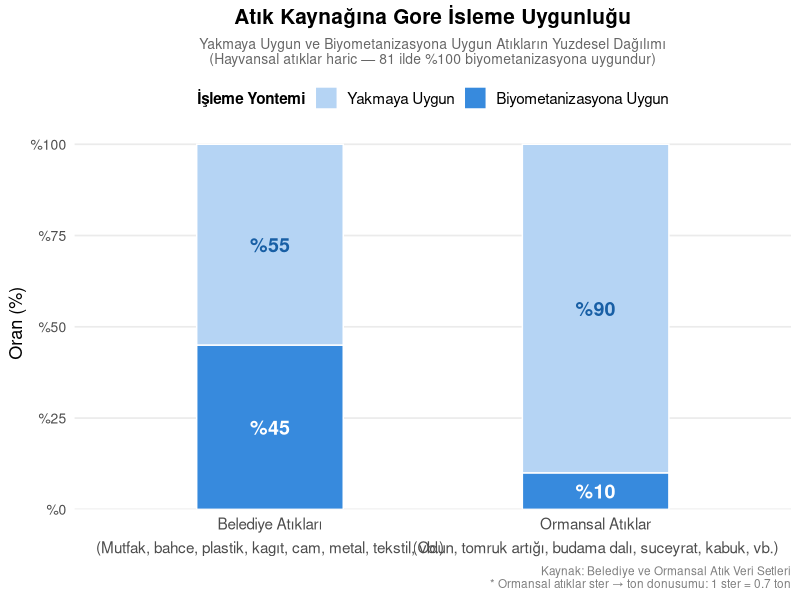
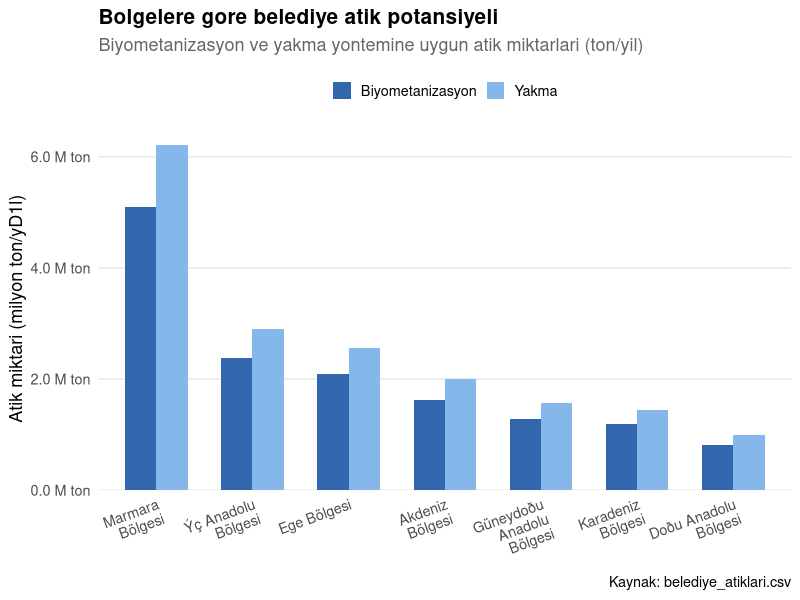
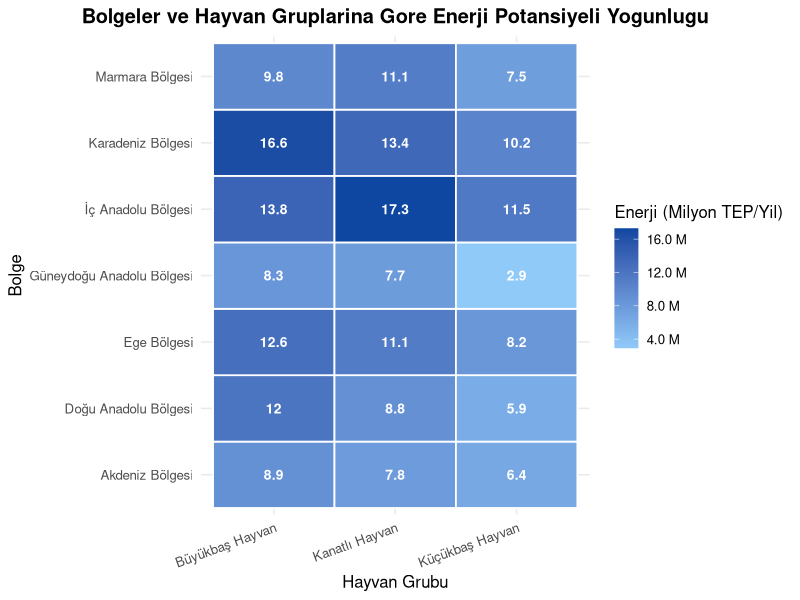
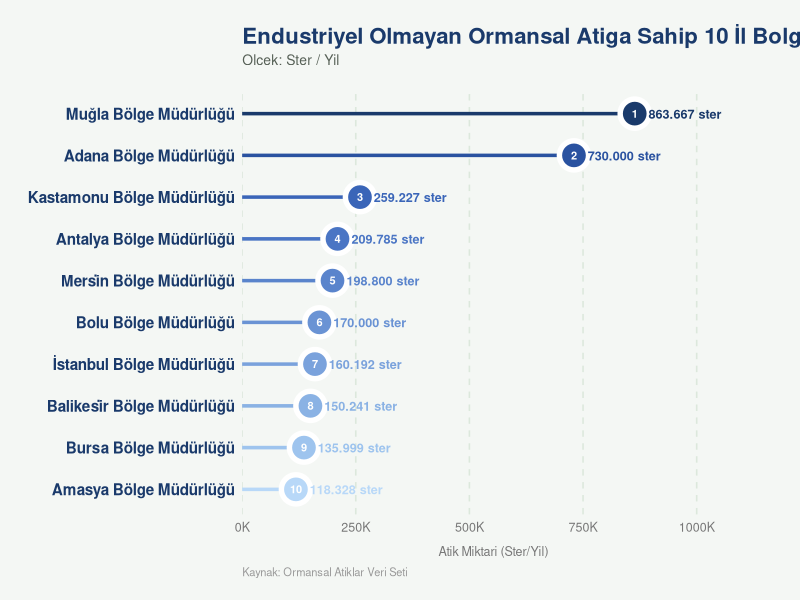
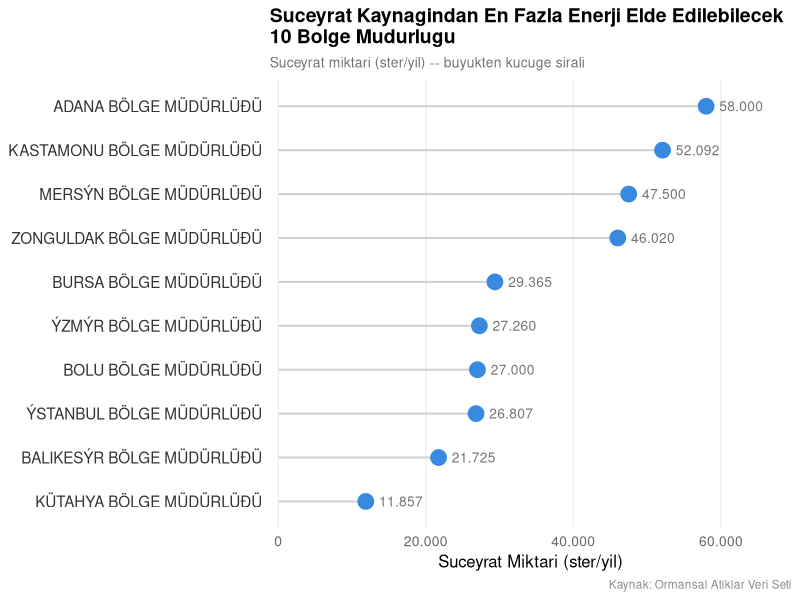
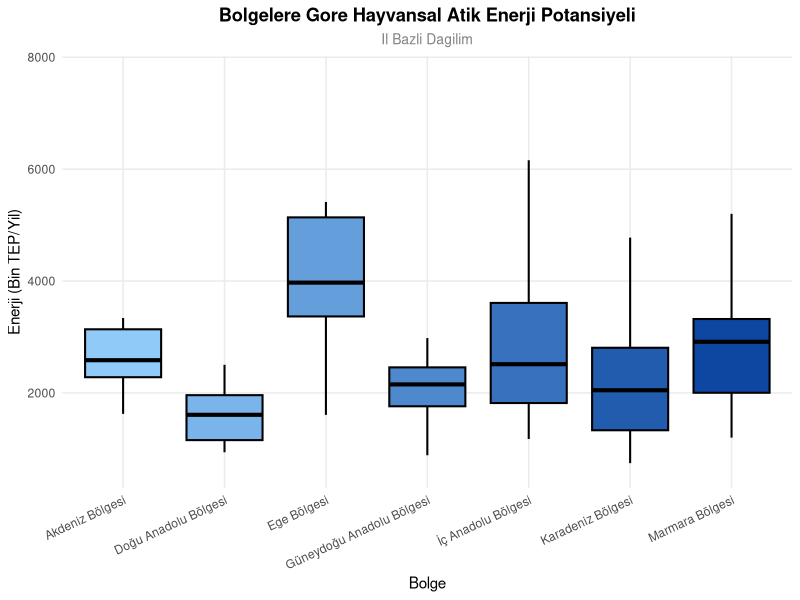
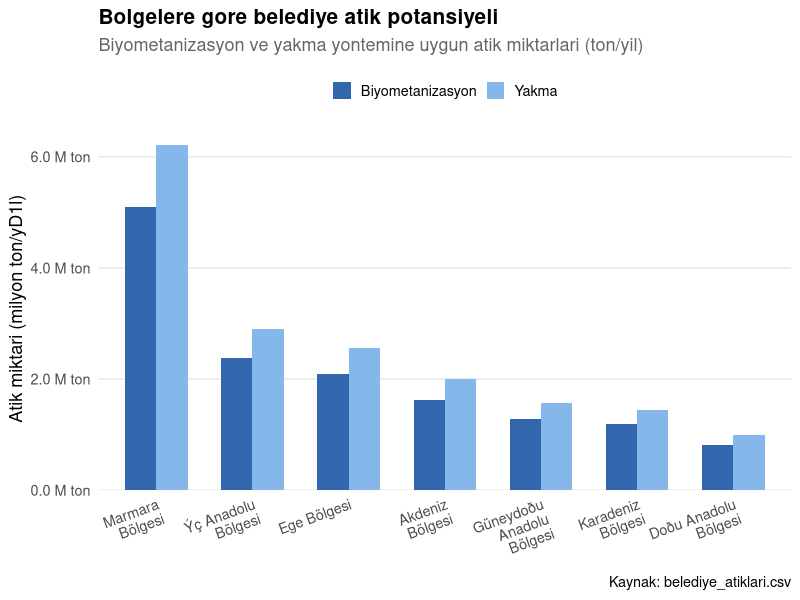

These charts were generated, in order, by the following R code:
#Yıgılmıs Sutun Grafigi
library(tidyverse)
library(ggplot2)
library(scales)
hayvansal <- read.csv2("hayvansal_atiklar.csv",
                       fileEncoding = "Windows-1254",
                       stringsAsFactors = FALSE)

ormansal <- read.csv2("ormansal_atiklar.csv",
                      fileEncoding = "Windows-1254",
                      stringsAsFactors = FALSE)

belediye <- read.csv2("belediye_atiklari.csv",
                      fileEncoding = "Windows-1254",
                      stringsAsFactors = FALSE)

# ------------------------------------------------------------
# 1. VERİ OKUMA
# encoding = "latin1" Türkçe CSV için gerekli
# ------------------------------------------------------------
belediye <- read.csv("belediye_atiklari.csv", sep = ";", encoding = "latin1")
ormansal <- read.csv("ormansal_atiklar.csv",  sep = ";", encoding = "latin1")

# ------------------------------------------------------------
# 2. VERİ TEMİZLEME VE TOPLAM HESAPLAMA
# ------------------------------------------------------------

# -- BELEDİYE --
belediye <- belediye %>%
  mutate(
    biyometan_ton = as.numeric(gsub(",", ".", biyometanizasyona_uygun_belediye_atiklarim_miktari_ton_yil)),
    yakma_ton     = as.numeric(gsub(",", ".", yakmaya_uygun_belediye_atiklari_miktari_ton_yil))
  )

bel_bio <- sum(belediye$biyometan_ton, na.rm = TRUE)
bel_yak <- sum(belediye$yakma_ton,     na.rm = TRUE)

# -- ORMANSAL --
# Endüstriyel olarak değerlendirilmeyenler → yakmaya uygun
# Suçeyrat (ince dal, yaprak vb.)           → biyometanizasyona uygun
# 1 ster ≈ 0.7 ton

STER_TON <- 0.7

ormansal <- ormansal %>%
  rename_with(str_trim) %>%
  mutate(
    endustriyel_ton = as.numeric(gsub(",", ".", endustriyel_olarak_degerlendirilmeyenler_ster_yil_)) * STER_TON,
    suceyrattan_ton = as.numeric(gsub(",", ".", suceyrattan_elde_edilebilecekler_ster_yil))           * STER_TON
  )

orm_bio <- sum(ormansal$suceyrattan_ton,  na.rm = TRUE)
orm_yak <- sum(ormansal$endustriyel_ton,  na.rm = TRUE)

# ------------------------------------------------------------
# 3. YÜZDE HESAPLA VE VERİ ÇERÇEVESİ OLUŞTUR
# ------------------------------------------------------------
ozet <- tibble(
  Kaynak           = c("Belediye Atıkları", "Ormansal Atıklar"),
  Biyometanizasyon = c(bel_bio, orm_bio),
  Yakma            = c(bel_yak, orm_yak)
) %>%
  mutate(
    Toplam  = Biyometanizasyon + Yakma,
    Pct_Bio = round(Biyometanizasyon / Toplam * 100),
    Pct_Yak = round(Yakma            / Toplam * 100)
  )

# Uzun formata çevir
ozet_long <- ozet %>%
  select(Kaynak, `Biyometanizasyona Uygun` = Pct_Bio, `Yakmaya Uygun` = Pct_Yak) %>%
  pivot_longer(
    cols      = c("Biyometanizasyona Uygun", "Yakmaya Uygun"),
    names_to  = "Islem_Turu",
    values_to = "Yuzde"
  ) %>%
  mutate(
    Islem_Turu = factor(Islem_Turu, levels = c("Yakmaya Uygun", "Biyometanizasyona Uygun"))
  )

# ------------------------------------------------------------
# 4. EKSENLERDEKİ ETİKETLER - Parantez İçinde Alt Kategoriler
# ------------------------------------------------------------
# X ekseninde her kaynağın ne tür atıkları kapsadığını belirt
# \n ile alt satıra geçiyoruz, parantez içinde alt kategoriler

eksen_etiketleri <- c(
  "Belediye Atıkları" =
    "Belediye Atıkları\n(Mutfak, bahce, plastik, kagıt, cam, metal, tekstil, vb.)",
  
  "Ormansal Atıklar" =
    "Ormansal Atıklar\n(Odun, tomruk artığı, budama dalı, suceyrat, kabuk, vb.)"
)

ozet_long <- ozet_long %>%
  mutate(
    Kaynak = factor(
      Kaynak,
      levels = c("Belediye Atıkları", "Ormansal Atıklar"),
      labels = eksen_etiketleri
    )
  )

# ------------------------------------------------------------
# 5. YÜZDELİ YIĞILMIş SÜTUN GRAFİK - MAVİ TONLARI
# ------------------------------------------------------------
renk_paleti <- c(
  "Yakmaya Uygun"           = "#B5D4F4",  # açık mavi
  "Biyometanizasyona Uygun" = "#378ADD"   # koyu mavi
)

p <- ggplot(ozet_long, aes(x = Kaynak, y = Yuzde, fill = Islem_Turu)) +
  geom_bar(
    stat      = "identity",
    position  = "stack",
    width     = 0.45,
    color     = "white",
    linewidth = 0.5
  ) +
  geom_text(
    aes(
      label = paste0("%", Yuzde),
      color = Islem_Turu
    ),
    position = position_stack(vjust = 0.5),
    size     = 5,
    fontface = "bold",
    show.legend = FALSE
  ) +
  scale_color_manual(
    values = c(
      "Biyometanizasyona Uygun" = "white",
      "Yakmaya Uygun"           = "#185FA5"
    )
  ) +
  scale_fill_manual(values = renk_paleti) +
  scale_y_continuous(
    labels = function(x) paste0("%", x),
    breaks = seq(0, 100, 25),
    limits = c(0, 100),
    expand = expansion(mult = c(0, 0.02))
  ) +
  labs(
    title    = "Atık Kaynağına Gore İsleme Uygunluğu",
    subtitle = "Yakmaya Uygun ve Biyometanizasyona Uygun Atıkların Yuzdesel Dağılımı\n(Hayvansal atıklar haric — 81 ilde %100 biyometanizasyona uygundur)",
    x        = NULL,
    y        = "Oran (%)",
    fill     = "İşleme Yontemi",
    caption  = "Kaynak: Belediye ve Ormansal Atık Veri Setleri\n* Ormansal atıklar ster → ton donusumu: 1 ster = 0.7 ton"
  ) +
  theme_minimal(base_size = 13) +
  theme(
    plot.title         = element_text(face = "bold", size = 15, hjust = 0.5),
    plot.subtitle      = element_text(size = 10, hjust = 0.5, color = "gray40"),
    plot.caption       = element_text(size = 8.5, color = "gray50", hjust = 1),
    legend.position    = "top",
    legend.title       = element_text(face = "bold", size = 11),
    legend.text        = element_text(size = 11),
    axis.text.x        = element_text(size = 11, lineheight = 1.3),
    axis.text.y        = element_text(size = 10),
    panel.grid.major.x = element_blank(),
    panel.grid.minor   = element_blank()
  )

print(p)
#Gruplandırılmıs Sutun Grafigi
library(tidyverse)
library(scales)

# CSV'yi oku
df <- read_delim("belediye_atiklari.csv",
                 delim = ";",
                 locale = locale(decimal_mark = ",", encoding = "latin1"))

# SC<tun adlarD1nD1 kD1salt
df <- df %>%
  rename(
    bolge    = bolgeler,
    il       = il,
    ilce     = ilce,
    biyometan = biyometanizasyona_uygun_belediye_atiklarim_miktari_ton_yil,
    yakma     = yakmaya_uygun_belediye_atiklari_miktari_ton_yil,
    bio_enerji   = biyometanizasyona_uygun_belediye_atiklari_enerji_esdegeri_tep_yil,
    yakma_enerji = yakmaya_uygun_belediye_tiklari_enerji_esdegeri_tep_yil
  )

# SayD1sal dC6nC<EC<m ve bC6lge bazD1nda toplam
bolge_df <- df %>%
  mutate(
    biyometan    = as.numeric(biyometan),
    yakma        = as.numeric(yakma)
  ) %>%
  group_by(bolge) %>%
  summarise(
    Biyometanizasyon = sum(biyometan, na.rm = TRUE),
    Yakma            = sum(yakma,     na.rm = TRUE),
    .groups = "drop"
  ) %>%
  pivot_longer(cols = c(Biyometanizasyon, Yakma),
               names_to  = "tur",
               values_to = "miktar")

# BC6lge sD1ralamasD1 (toplama gC6re bC<yC<kten kC<C'C<De)
bolge_sirali <- bolge_df %>%
  group_by(bolge) %>%
  summarise(toplam = sum(miktar)) %>%
  arrange(desc(toplam)) %>%
  pull(bolge)

bolge_df$bolge <- factor(bolge_df$bolge, levels = bolge_sirali)

# Grafik
ggplot(bolge_df, aes(x = bolge, y = miktar / 1e6, fill = tur)) +
  geom_col(position = "dodge", width = 0.65) +
  scale_fill_manual(
    values = c("Biyometanizasyon" = "#3266ad", "Yakma" = "#85B7EB"),
    name   = NULL
  ) +
  scale_y_continuous(
    labels = label_number(suffix = " M ton", accuracy = 0.1),
    expand = expansion(mult = c(0, 0.05))
  ) +
  scale_x_discrete(labels = function(x) str_wrap(x, width = 12)) +
  labs(
    title    = "Bolgelere gore belediye atik potansiyeli",
    subtitle = "Biyometanizasyon ve yakma yontemine uygun atik miktarlari (ton/yil)",
    x        = NULL,
    y        = "Atik miktari (milyon ton/yD1l)",
    caption  = "Kaynak: belediye_atiklari.csv"
  ) +
  theme_minimal(base_size = 13) +
  theme(
    plot.title       = element_text(face = "bold", size = 15),
    plot.subtitle    = element_text(color = "gray40", margin = margin(b = 12)),
    axis.text.x      = element_text(angle = 20, hjust = 1),
    legend.position  = "top",
    legend.key.size  = unit(0.5, "cm"),
    panel.grid.major.x = element_blank(),
    panel.grid.minor   = element_blank()
  )
#Isı Haritasi
library(ggplot2)
library(dplyr)
library(scales)

# --- Veri okuma ---
hayvansal <- read.csv2("hayvansal_atiklar.csv",
                       fileEncoding = "Windows-1254",
                       stringsAsFactors = FALSE)

belediye <- read.csv2("belediye_atiklari.csv",
                      fileEncoding = "Windows-1254",
                      stringsAsFactors = FALSE)

# --- Enerji sC<tununu sayD1ya C'evir ---
hayvansal$enerji <- as.numeric(
  gsub(",", ".", hayvansal$enerji_esdegeri_tep_yil)
)

# --- BoEluklarD1 temizle ---
hayvansal$il <- trimws(hayvansal$il)
belediye$il  <- trimws(belediye$il)

# --- BC6lge eEleEtirmesi ---
il_bolge <- belediye %>%
  select(il, bolgeler) %>%
  distinct()

# --- Join ---
hayvansal_bolge <- hayvansal %>%
  left_join(il_bolge, by = "il")

# --- IsD1 haritasD1 verisi (DiDer ve NA C'D1karD1ldD1) ---
isi_data <- hayvansal_bolge %>%
  filter(
    !is.na(bolgeler),
    !grepl("Di", buyukbas_kucukbas_kanatli_diger)
  ) %>%
  group_by(bolgeler, buyukbas_kucukbas_kanatli_diger) %>%
  summarise(toplam_enerji = sum(enerji, na.rm = TRUE), .groups = "drop")

# --- Kontrol: "DiDer" kaldD1 mD1? ---
print(unique(isi_data$buyukbas_kucukbas_kanatli_diger))
print(nrow(isi_data))

# --- IsD1 haritasD1 ---
ggplot(isi_data,
       aes(x = buyukbas_kucukbas_kanatli_diger,
           y = bolgeler,
           fill = toplam_enerji / 1000000)) +
  geom_tile(color = "white", linewidth = 0.6) +
  geom_text(aes(label = round(toplam_enerji / 1000000, 1)),
            size = 3.5, color = "white", fontface = "bold") +
  scale_fill_gradient(low    = "#90CAF9",
                      high   = "#0D47A1",
                      name   = "Enerji (Milyon TEP/Yil)",
                      labels = label_number(suffix = " M", accuracy = 0.1)) +
  labs(
    title = "Bolgeler ve Hayvan Gruplarina Gore Enerji Potansiyeli Yogunlugu",
    x     = "Hayvan Grubu",
    y     = "Bolge"
  ) +
  theme_minimal(base_size = 12) +
  theme(
    plot.title  = element_text(hjust = 0.5, face = "bold"),
    axis.text.x = element_text(angle = 20, hjust = 1)
  )+
  theme_minimal(base_size = 12) +
  theme(
    plot.title  = element_text(hjust = 0.5, face = "bold"),
    axis.text.x = element_text(angle = 20, hjust = 1)
  )
  #Lolipop Grafigi
library(ggplot2)
library(dplyr)
library(stringr)
library(scales)
ormansal <- read.csv(
  "ormansal_atiklar.csv",
  sep       = ";",
  fileEncoding = "CP1254",   # Türkçe karakter desteği
  stringsAsFactors = FALSE,
  check.names = FALSE
)
names(ormansal)
df <- ormansal %>%
  rename(
    bolge = `bolge_mudurlugu _adi`,
    endustriyel_olmayan = endustriyel_olarak_degerlendirilmeyenler_ster_yil_
  ) %>%
  mutate(
    # "ADANA BOLGE MUDURLUGU" -> "Adana"
    bolge_kisa = str_to_title(
      str_trim(gsub("B.LGE M.D.RL.G.", "", bolge, perl = TRUE))
    ),
    endustriyel_olmayan = as.numeric(
      str_replace_all(as.character(endustriyel_olmayan), ",", ".")
    )
  ) %>%
  arrange(desc(endustriyel_olmayan)) %>%
  slice_head(n = 10) %>%
  mutate(
    bolge_kisa = factor(bolge_kisa, levels = rev(bolge_kisa)),
    rank = row_number()
  )
fmt_tr <- function(x) {
  format(round(x), big.mark = ".", decimal.mark = ",", scientific = FALSE)
}
renk_paleti <- c(
  "#b8d8f8", "#9ec4ee", "#8ab2e4", "#7aa2dc", "#6a93d4",
  "#5a84cc", "#4a75c4", "#3a65b8", "#2a52a0", "#1a3a6b"
)
p <- ggplot(df, aes(x = bolge_kisa, y = endustriyel_olmayan)) +
  
  # Çubuk (sap)
  geom_segment(
    aes(xend = bolge_kisa, y = 0, yend = endustriyel_olmayan,
        color = bolge_kisa),
    linewidth = 1.2,
    lineend = "round"
  ) +
  
  # Nokta dış halka (beyaz çerçeve)
  geom_point(
    size = 9,
    shape = 21,
    fill = "white",
    color = "white",
    stroke = 2
  ) +
  
  # Nokta iç dolgu (sıra rengine göre)
  geom_point(
    aes(fill = bolge_kisa),
    size = 8,
    shape = 21,
    color = "white",
    stroke = 1
  ) +
  
  # Nokta içi sıra numarası
  geom_text(
    aes(label = rank),
    color = "white",
    size = 2.8,
    fontface = "bold"
  ) +
  
  # Değer etiketi
  geom_text(
    aes(label = paste0(fmt_tr(endustriyel_olmayan), " ster"),
        color = bolge_kisa),
    hjust = -0.19,
    size = 3.2,
    fontface = "bold"
  ) +
  
  # Renkleri manuel ata (çubuk + nokta + etiket aynı skala)
  scale_color_manual(values = setNames(renk_paleti, levels(df$bolge_kisa)), guide = "none") +
  scale_fill_manual(values  = setNames(renk_paleti, levels(df$bolge_kisa)), guide = "none") +
  
  # Y ekseni
  scale_y_continuous(
    labels = function(x) paste0(x / 1000, "K"),
    expand = expansion(mult = c(0, 0.28)),
    limits = c(0, NA)
  ) +
  
  coord_flip() +
  
  labs(
    title    = "Endustriyel Olmayan Ormansal Atiga Sahip 10 İl Bolge Mudurlugu",
    subtitle = "Olcek: Ster / Yil",
    x        = NULL,
    y        = "Atik Miktari (Ster/Yil)",
    caption  = "Kaynak: Ormansal Atiklar Veri Seti"
  ) +
  
  theme_minimal(base_size = 12) +
  theme(
    plot.background  = element_rect(fill = "#f4f7f4", color = NA),
    panel.background = element_rect(fill = "#f4f7f4", color = NA),
    plot.title    = element_text(face = "bold", size = 16, color = "#1a3a6b",
                                 margin = margin(b = 4)),
    plot.subtitle = element_text(size = 10, color = "#555f55",
                                 margin = margin(b = 14)),
    plot.caption  = element_text(size = 8, color = "#999999", hjust = 0),
    plot.margin   = margin(20, 40, 15, 20),
    panel.grid.major.y = element_blank(),
    panel.grid.minor   = element_blank(),
    panel.grid.major.x = element_line(color = "#dce8dc", linetype = "dashed"),
    axis.text.y  = element_text(size = 11, color = "#1a3a6b", face = "bold"),
    axis.text.x  = element_text(size = 9,  color = "#777777"),
    axis.title.x = element_text(size = 9,  color = "#777777", margin = margin(t = 8))
  )
print(p)

#Nokta Grafigi
library(tidyverse)
library(ggplot2)
library(scales)

ormansal <- read.csv("ormansal_atiklar.csv", sep = ";", encoding = "latin1")
colnames(ormansal) <- trimws(colnames(ormansal))

# Sütun adlarını düzelt
colnames(ormansal)[colnames(ormansal) == "bolge_mudurlugu._adi"] <- "bolge_mudurlugu_adi"
colnames(ormansal)[colnames(ormansal) == "endustriyel_olarak_degerlendirilmeyenler_ster_yil_"] <- "endustriyel_ster_yil"
colnames(ormansal)[colnames(ormansal) == "suceyrattan_elde_edilebilecekler_ster_yil"] <- "suceyrattan_ster_yil"

# Artık temiz adlarla devam et
ormansal <- ormansal %>%
  mutate(
    suceyrattan_ster = as.numeric(
      gsub(",", ".", trimws(suceyrattan_ster_yil))
    ),
    bolge = gsub("BOLGE MUDURLUGU", "Bol. Mud.", bolge_mudurlugu_adi, fixed = TRUE),
    bolge = trimws(bolge)
  )


top10 <- ormansal %>%
  filter(!is.na(suceyrattan_ster), suceyrattan_ster > 0) %>%
  slice_max(suceyrattan_ster, n = 10) %>%
  arrange(suceyrattan_ster) %>%
  mutate(bolge = factor(bolge, levels = bolge))  # sırayı koru

# ------------------------------------------------------------
# 5. CLEVELAND DOT PLOT
# ------------------------------------------------------------
p <- ggplot(top10, aes(x = suceyrattan_ster, y = bolge)) +
  
  # yatay referans çizgisi (0'dan noktaya)
  geom_segment(
    aes(x = 0, xend = suceyrattan_ster, yend = bolge),
    color     = "grey82",
    linewidth = 0.7
  ) +
  
  # ana nokta
  geom_point(
    color = "#378ADD",
    size  = 5
  ) +
  
  # değer etiketi
  geom_text(
    aes(label = format(round(suceyrattan_ster), big.mark = ".", scientific = FALSE)),
    hjust  = -0.3,
    size   = 3.5,
    color  = "grey45"
  ) +
  
  # x eksenini genişlet ki etiketler kesilmesin
  scale_x_continuous(
    labels = label_number(big.mark = "."),
    expand = expansion(mult = c(0.02, 0.2))
  ) +
  
  labs(
    title    = "Suceyrat Kaynagindan En Fazla Enerji Elde Edilebilecek\n10 Bolge Mudurlugu",
    subtitle = "Suceyrat miktari (ster/yil) -- buyukten kucuge sirali",
    x        = "Suceyrat Miktari (ster/yil)",
    y        = NULL,
    caption  = "Kaynak: Ormansal Atiklar Veri Seti"
  ) +
  
  theme_minimal(base_size = 12) +
  theme(
    plot.title         = element_text(face = "bold", size = 14, hjust = 0),
    plot.subtitle      = element_text(size = 10, color = "gray45", hjust = 0),
    plot.caption       = element_text(size = 8.5, color = "gray55", hjust = 1),
    axis.text.y        = element_text(size = 11, color = "gray20"),
    axis.text.x        = element_text(size = 10, color = "gray40"),
    panel.grid.major.y = element_blank(),
    panel.grid.minor   = element_blank(),
    panel.grid.major.x = element_line(color = "grey92", linewidth = 0.4)
  )

print(p)

#Kutu Grafigi
library(ggplot2)
library(dplyr)

# --- Veri okuma ---
hayvansal <- read.csv2("hayvansal_atiklar.csv",
                       fileEncoding = "Windows-1254",
                       stringsAsFactors = FALSE)

belediye <- read.csv2("belediye_atiklari.csv",
                      fileEncoding = "Windows-1254",
                      stringsAsFactors = FALSE)

# --- Enerji sC<tununu sayD1ya C'evir ---
hayvansal$enerji <- as.numeric(
  gsub(",", ".", hayvansal$enerji_esdegeri_tep_yil)
)

# --- BoEluklarD1 temizle ---
hayvansal$il <- trimws(hayvansal$il)
belediye$il  <- trimws(belediye$il)

# --- BC6lge eEleEtirmesi ---
il_bolge <- belediye %>%
  select(il, bolgeler) %>%
  distinct()

# --- Join ---
hayvansal_bolge <- hayvansal %>%
  left_join(il_bolge, by = "il")

# --- Kutu grafiDi verisi ---
isi_data_box <- hayvansal_bolge %>%
  filter(
    !is.na(bolgeler),
    !grepl("Di", buyukbas_kucukbas_kanatli_diger)
  )

# --- BC6lgeyi faktC6re C'evir ---
isi_data_box$bolge_factor <- as.factor(isi_data_box$bolgeler)
bolge_sayisi <- nlevels(isi_data_box$bolge_factor)
mavi_tonlar  <- colorRampPalette(c("#90CAF9", "#0D47A1"))(bolge_sayisi)

isi_data_box2 <- isi_data_box %>%
  group_by(bolge_factor, il) %>%
  summarise(toplam = sum(enerji, na.rm = TRUE), .groups = "drop")

ggplot(isi_data_box2,
       aes(x    = bolge_factor,
           y    = toplam / 1000,
           fill = bolge_factor)) +
  geom_boxplot(outlier.shape  = NA,
               color          = "black",
               linewidth      = 0.7) +
  scale_fill_manual(values = setNames(mavi_tonlar,
                                      levels(isi_data_box2$bolge_factor))) +
  labs(
    title    = "Bolgelere Gore Hayvansal Atik Enerji Potansiyeli",
    subtitle = "Il Bazli Dagilim",
    x        = "Bolge",
    y        = "Enerji (Bin TEP/Yil)"
  ) +
  theme_minimal(base_size = 11) +
  theme(
    plot.title       = element_text(hjust = 0.5, face = "bold"),
    plot.subtitle    = element_text(hjust = 0.5, color = "gray50", size = 10),
    legend.position  = "none",
    axis.text.x      = element_text(angle = 25, hjust = 1),
    panel.grid.minor = element_blank()
  )
#Gruplandirilmis Sutun Grafigi
library(tidyverse)
library(scales)

# CSV'yi oku
df <- read_delim("belediye_atiklari.csv",
                 delim = ";",
                 locale = locale(decimal_mark = ",", encoding = "latin1"))

# SC<tun adlarD1nD1 kD1salt
df <- df %>%
  rename(
    bolge    = bolgeler,
    il       = il,
    ilce     = ilce,
    biyometan = biyometanizasyona_uygun_belediye_atiklarim_miktari_ton_yil,
    yakma     = yakmaya_uygun_belediye_atiklari_miktari_ton_yil,
    bio_enerji   = biyometanizasyona_uygun_belediye_atiklari_enerji_esdegeri_tep_yil,
    yakma_enerji = yakmaya_uygun_belediye_tiklari_enerji_esdegeri_tep_yil
  )

# SayD1sal dC6nC<EC<m ve bC6lge bazD1nda toplam
bolge_df <- df %>%
  mutate(
    biyometan    = as.numeric(biyometan),
    yakma        = as.numeric(yakma)
  ) %>%
  group_by(bolge) %>%
  summarise(
    Biyometanizasyon = sum(biyometan, na.rm = TRUE),
    Yakma            = sum(yakma,     na.rm = TRUE),
    .groups = "drop"
  ) %>%
  pivot_longer(cols = c(Biyometanizasyon, Yakma),
               names_to  = "tur",
               values_to = "miktar")

# BC6lge sD1ralamasD1 (toplama gC6re bC<yC<kten kC<C'C<De)
bolge_sirali <- bolge_df %>%
  group_by(bolge) %>%
  summarise(toplam = sum(miktar)) %>%
  arrange(desc(toplam)) %>%
  pull(bolge)

bolge_df$bolge <- factor(bolge_df$bolge, levels = bolge_sirali)

# Grafik
ggplot(bolge_df, aes(x = bolge, y = miktar / 1e6, fill = tur)) +
  geom_col(position = "dodge", width = 0.65) +
  scale_fill_manual(
    values = c("Biyometanizasyon" = "#3266ad", "Yakma" = "#85B7EB"),
    name   = NULL
  ) +
  scale_y_continuous(
    labels = label_number(suffix = " M ton", accuracy = 0.1),
    expand = expansion(mult = c(0, 0.05))
  ) +
  scale_x_discrete(labels = function(x) str_wrap(x, width = 12)) +
  labs(
    title    = "Bolgelere gore belediye atik potansiyeli",
    subtitle = "Biyometanizasyon ve yakma yontemine uygun atik miktarlari (ton/yil)",
    x        = NULL,
    y        = "Atik miktari (milyon ton/yD1l)",
    caption  = "Kaynak: belediye_atiklari.csv"
  ) +
  theme_minimal(base_size = 13) +
  theme(
    plot.title       = element_text(face = "bold", size = 15),
    plot.subtitle    = element_text(color = "gray40", margin = margin(b = 12)),
    axis.text.x      = element_text(angle = 20, hjust = 1),
    legend.position  = "top",
    legend.key.size  = unit(0.5, "cm"),
    panel.grid.major.x = element_blank(),
    panel.grid.minor   = element_blank()
  )
